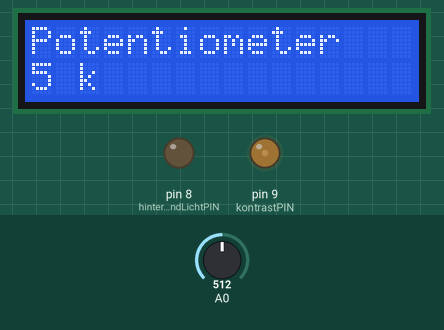
The sketch below on a simulated Arduino Uno, built with avr-gcc and run on an emulated ATmega328P. On the bench: 16×2 character LCD, output pins drawn as LEDs (lit = HIGH). The inputs (shaded band) are chosen by the test bench; at power-on: A0 = 512. What the sketch prints to the serial monitor is not drawn.

Above: at 1.2 s.
1.3 s: A0 set to 1023
At 1.92 s:
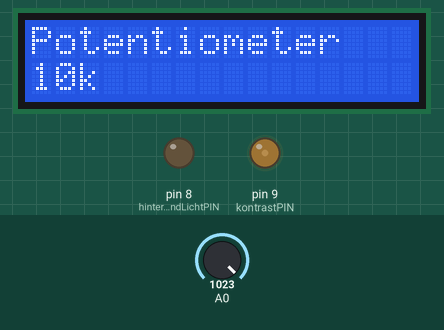
2.8 s: A0 set to 900
At 3.6 s:
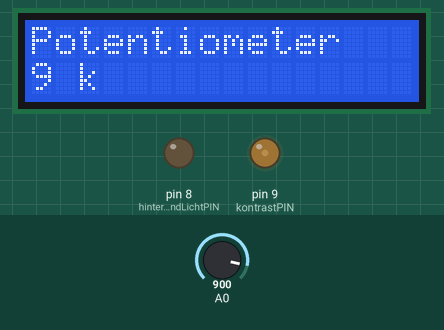
4.3 s: A0 set to 716
At 4.9 s:
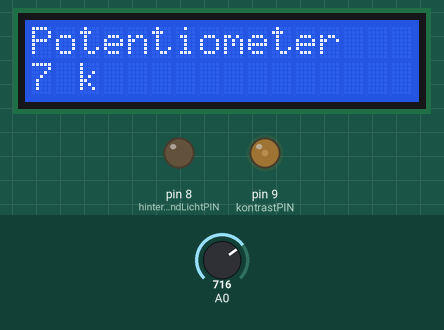
Timing chart, 0 to 7.3 s (numbered marks = the images above; inputs shaded):
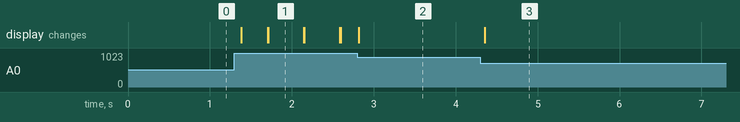

The sketch:

sketch_sep30a.ino
```cpp
#include <LiquidCrystal.h>

// Integer Bibliothek
int hintergrundLichtPIN = 8;      // Hintergrundlicht PIN
int hintergrundLichtWert = 49;    // Hintergrund Wert = Höher => Heller

int kontrastPIN = 9;              // Kontrast PIN
int kontrastWert = 49;            // Kontrast Wert = Kleiner => mehr Kontrast

int analogWert;

// Setup der LCD Bibliothek
LiquidCrystal lcd(12, 11, 5, 4, 3, 2);

void setup() {

  // Computer Schnittstellen-Verbindung
  Serial.begin(9600);

  // Setup der PINs
  pinMode(hintergrundLichtPIN, OUTPUT);
  pinMode(kontrastPIN, OUTPUT);

  // Kontrast und Hintergrund Steuerung des LCD
  analogWrite(hintergrundLichtPIN, hintergrundLichtWert);
  analogWrite(kontrastPIN, kontrastWert);

  // Einführung des LCD in den Microkontroller
  lcd.begin(16, 2);

}

void loop() {

  // Schreiben des AnalogInputs A0
  analogWert = analogRead(A0) / 100;

  // Wertausgabe in die Console(Debugging)
  Serial.print(analogWert);
  Serial.print("\n");             // Neue Zeile

  // Sender der Information an den LCD
  lcd.setCursor(0, 0);
  lcd.print("Potentiometer");
  lcd.setCursor(0, 1);
  lcd.print(analogWert);
  lcd.setCursor(2, 1);
  lcd.print("k");
  delay(100);

  // Löschung des Feldes(zweite Zeile, zweite Reihe) im LCD
  // Sonst bleibt eine 0 stehen, wenn man auf 10k geht und wieder zurück geht
  lcd.setCursor(1, 1);
  lcd.print(" ");
  delay(7);

}
```

Measured:
- after the input at 1.3 s, the display: changes after 0.08 s (image 1)
- after the input at 2.8 s, the display: changes at once (image 2)
- after the input at 4.3 s, the display: changes after 0.05 s (image 3)
- what the display in image 1 shows lasts 0.4 s, from 1.7 s to 2.1 s
